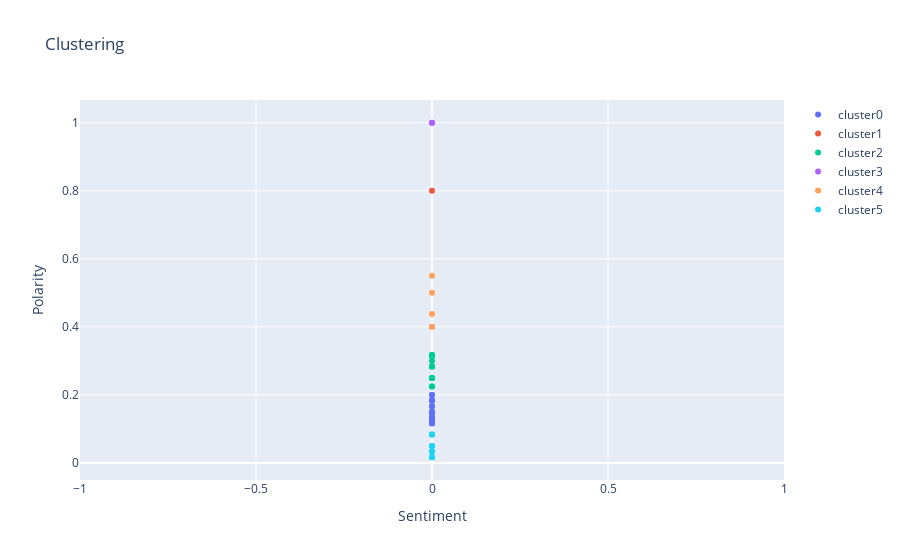

Here is the notebook cell this chart was saved with:
### Code cell
plot_data = []
for clus in set(data_km['cluster']):
    df = data_km[data_km['cluster'] == clus]
    plot_data.append(go.Scatter(x=df['sentiment'], y=df['polarity'],
                                text=df['Artist'],
                                name='cluster' + str(clus), mode='markers'))
    
# Added the succeeding source-code for cluster centers.
# df_cc = pd.DataFrame(km_pos.cluster_centers_)
# plot_data.append(go.Scatter(x=df_cc[1], y=df_cc[0],
#                             text=df['name'],
#                             name='cluster center', mode='markers'))

layout = go.Layout(xaxis=dict(title='Sentiment'), yaxis=dict(title='Polarity'),
                   title='Clustering')
fig = go.Figure(data=plot_data, layout=layout)
plotly.offline.iplot(fig)

### Figure 1 — Plotly figure (JSON) as saved in the notebook; plotly's stock layout.template omitted (floating-point values rounded to 4 significant figures)
{"data": [{"mode": "markers", "name": "cluster0", "text": [1, 1, 1, 1, 1, 1, 1, 1, 1, 1, 1, 1, 1, 1, 1, 1, 1, 1, 1, 1, 1, 1, 1, 1, 1, 1, 1, 1, 1, 1, 1, 1, 1, 1, 1, 1, 1, 1, 1, 1, 1, 1, 1, 1, 1, 1, 1, 1, 1, 1, 1, 1, 1, 1, 1, 1, 1, 1, 1, 1, 1, 1, 1, 1, 1, 1, 1, 1], "type": "scatter", "x": [0, 0, 0, 0, 0, 0, 0, 0, 0, 0, 0, 0, 0, 0, 0, 0, 0, 0, 0, 0, 0, 0, 0, 0, 0, 0, 0, 0, 0, 0, 0, 0, 0, 0, 0, 0, 0, 0, 0, 0, 0, 0, 0, 0, 0, 0, 0, 0, 0, 0, 0, 0, 0, 0, 0, 0, 0, 0, 0, 0, 0, 0, 0, 0, 0, 0, 0, 0], "y": [0.1167, 0.125, 0.125, 0.15, 0.1833, 0.125, 0.1167, 0.125, 0.125, 0.125, 0.125, 0.125, 0.125, 0.125, 0.125, 0.125, 0.125, 0.125, 0.125, 0.125, 0.125, 0.125, 0.1333, 0.2, 0.125, 0.125, 0.1667, 0.125, 0.1833, 0.125, 0.125, 0.125, 0.125, 0.125, 0.125, 0.125, 0.125, 0.1167, 0.125, 0.125, 0.15, 0.1833, 0.125, 0.1167, 0.125, 0.125, 0.125, 0.125, 0.125, 0.125, 0.125, 0.125, 0.125, 0.125, 0.125, 0.125, 0.125, 0.125, 0.125, 0.1333, 0.2, 0.125, 0.125, 0.1667, 0.1486, 0.1364, 0.1333, 0.125]}, {"mode": "markers", "name": "cluster1", "text": [1], "type": "scatter", "x": [0], "y": [0.8]}, {"mode": "markers", "name": "cluster2", "text": [1, 1, 1, 1, 1, 1, 1, 1, 1, 1, 1, 1, 1, 1, 1, 1, 1, 1], "type": "scatter", "x": [0, 0, 0, 0, 0, 0, 0, 0, 0, 0, 0, 0, 0, 0, 0, 0, 0, 0], "y": [0.25, 0.3167, 0.3167, 0.3167, 0.2833, 0.2833, 0.25, 0.225, 0.225, 0.25, 0.3167, 0.3167, 0.3167, 0.2833, 0.2833, 0.3, 0.3125, 0.25]}, {"mode": "markers", "name": "cluster3", "text": [1, 1], "type": "scatter", "x": [0, 0], "y": [1, 1]}, {"mode": "markers", "name": "cluster4", "text": [1, 1, 1, 1, 1], "type": "scatter", "x": [0, 0, 0, 0, 0], "y": [0.55, 0.4, 0.4, 0.4375, 0.5]}, {"mode": "markers", "name": "cluster5", "text": [1, 1, 1, 1, 1, 1, 1, 1], "type": "scatter", "x": [0, 0, 0, 0, 0, 0, 0, 0], "y": [0.01667, 0.05, 0.08333, 0.03333, 0.01667, 0.05, 0.08333, 0.03333]}], "layout": {"title": {"text": "Clustering"}, "xaxis": {"title": {"text": "Sentiment"}}, "yaxis": {"title": {"text": "Polarity"}}}}
